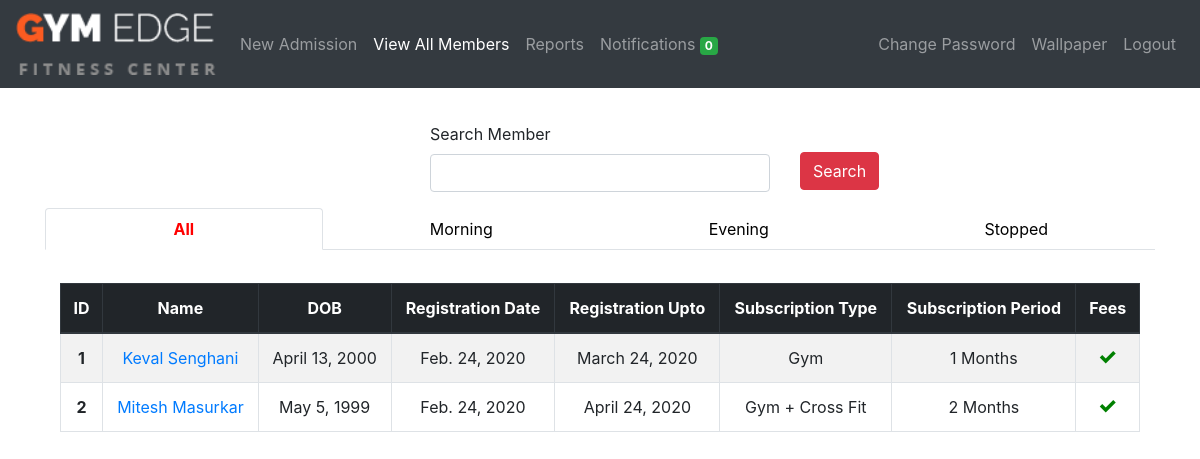
Page /members/view/ (signed in) on the committed database.
### members/models.py (models this page shows, shortened)
class Member(models.Model):
    member_id = models.AutoField(primary_key=True)
    first_name = models.CharField(('First Name'), max_length=50)
    last_name = models.CharField(('Last Name'), max_length=50)
    mobile_number = models.CharField(('Mobile Number'), max_length=10, unique=True)
    email = models.EmailField(null=True, blank=True)
    address = models.CharField(max_length=300, blank=True)
    medical_history = models.CharField(('Medical History'), max_length=300, blank=True, default='None')
    admitted_on = models.DateField(auto_now_add=True)
    registration_date = models.DateField(('Registration Date'), default='dd/mm/yyyy')
    registration_upto = models.DateField()
    dob = models.DateField(default='dd/mm/yyyy')
    subscription_type  = models.CharField(
                                ('Subscription Type'),
                                max_length=30,
                                choices=SUBSCRIPTION_TYPE_CHOICES,
                                default=SUBSCRIPTION_TYPE_CHOICES[0][0]
                            )
    subscription_period = models.CharField(
                                ('Subscription Period'),
                                max_length=30,
                                choices=SUBSCRIPTION_PERIOD_CHOICES,
                                default=SUBSCRIPTION_PERIOD_CHOICES[0][0]
                            )
    amount = models.CharField(max_length=30)
    fee_status = models.CharField(
                                ('Fee Status'),
                                max_length=30,
                                choices=FEE_STATUS,
                                default=FEE_STATUS[0][0]
                            )
    batch = models.CharField(
                                max_length=30,
                                choices=BATCH,
                                default=BATCH[0][0]
                            )
    photo = models.FileField(upload_to='photos/', blank=True)
    notification = models.IntegerField(default=2, blank=True)
    stop = models.IntegerField(('Status'), choices=STATUS, default=STATUS[0][0], blank=True)

### members/views.py (the view)
# urls.py: path('view/', login_required(views.view_member), name='view_member'),
def view_member(request):
    view_all = Member.objects.filter(stop=0).order_by('first_name')
    paginator = Paginator(view_all, 100)
    try:
        page = request.GET.get('page', 1)
        view_all = paginator.page(page)
    except PageNotAnInteger:
        view_all = paginator.page(1)
    except EmptyPage:
        view_all = paginator.page(paginator.num_pages)
    search_form = SearchForm()
    evening = Member.objects.filter(batch='evening', stop=0).order_by('first_name')
    morning = Member.objects.filter(batch='morning', stop=0).order_by('first_name')
    stopped = Member.objects.filter(stop=1).order_by('first_name')
    context = {
        'all': view_all,
        'morning': morning,
        'evening': evening,
        'stopped': stopped,
        'search_form': search_form,
        'subs_end_today_count': get_notification_count(),
    }
    return render(request, 'view_member.html', context)

### members/models.py (shortened to what this page needs)
class SearchForm(forms.Form):
    search = forms.CharField(label='Search Member', max_length=100, required=False)

### members/templatetags/tags.py (called while the page is built)
@register.filter(name='add_css')
def add_css(field, css):
    return field.as_widget(attrs={"class": css})

### notifications/config.py (called while the page is built)
def get_notification_count():
    NOTIF_COUNT = Member.objects.filter(
        registration_upto__gte=datetime.datetime.now(),
        registration_upto__lte=datetime.date.today() + datetime.timedelta(days=1),
        notification=1).exclude(stop=1)
    PENDING_COUNT = Member.objects.filter(fee_status='pending', notification=1).exclude(stop=1)
    return (NOTIF_COUNT | PENDING_COUNT).distinct().count()

### members/templates/view_member.html (shortened to what this page needs)
{% extends 'base.html' %}
{% load tags %}
{% load staticfiles %}
{% block content %}
<div class="container" style="margin-top: 3%">
    <form method="POST" action="{% url 'search_member' %}">
        <div class="row">
            <div class="form-group col"></div>
            <div class="form-group col">
                <label for="search">{{ search_form.search.label }}</label>
                {{ search_form.search | add_css:"form-control" }}
            </div>
            <div class="{% if not result %} col {% endif %}">
              <button type="submit" id="submit" class="btn btn-danger" style="margin-top: 30px;">Search</button>
            </div>
        </div>
    </form>
</div>
{% if result %}
  <div class="container" style="margin-top: 3%">
      <table class="table table-striped table-bordered">
        <thead class="text-center thead-dark">
          <tr>
            <th scope="col">ID</th>
            <th scope="col">Name</th>
            <th scope="col">DOB</th>
            <th scope="col">Registration Date</th>
            <th scope="col">Registration Upto</th>
            <th scope="col">Subscription Type</th>
            <th scope="col">Subscription Period</th>
            <th scope="col">Fees</th>
            <th scope="col">Delete User</th>
          </tr>
        </thead>
        <tbody class="text-center">
          {% for member in result %}
            <tr>
              <th scope="row">{{ forloop.counter }}</th>
              <td><a href="/members/update/{{ member.member_id }}">{{ member.first_name }} {{ member.last_name }}</a></td>
              <td>{{ member.dob }}</td>
              <td>{{ member.registration_date }}</td>
              <td>{{ member.registration_upto }}</td>
              <td>{{ member.get_subscription_type_display }}</td>
              <td>{{ member.subscription_period }} Months</td>
              <td>
                  {% if member.fee_status == 'paid' %}
                  <span class="icon-checkmark" style="color: green"></span>
                  {% else %}
                  <span class="icon-cross" style="color: red"></span>
                  {% endif %}
              </td>
              <td><a href="/members/delete/{{ member.member_id }}/"><button class="btn btn-danger" onclick="return confirm('Are you sure you want to delete this? This will permanently delete the record!')">Delete</button></a></td>
            </tr>
          {% endfor %}
          </tbody>
      </table>
  </div>
{% else %}
  <ul class="nav nav-tabs nav-justified" id="myTab" role="tablist">
    <li class="nav-item">
      <a class="nav-link active" id="home-tab" data-toggle="tab" href="#all" role="tab" aria-controls="home" aria-selected="true">All</a>
    </li>
    <li class="nav-item">
      <a class="nav-link" id="home-tab" data-toggle="tab" href="#morning" role="tab" aria-controls="home" aria-selected="true">Morning</a>
    </li>
    <li class="nav-item">
      <a class="nav-link" id="profile-tab" data-toggle="tab" href="#evening" role="tab" aria-controls="profile" aria-selected="false">Evening</a>
    </li>
    <li class="nav-item">
      <a class="nav-link" id="profile-tab" data-toggle="tab" href="#stopped" role="tab" aria-controls="stopped" aria-selected="false">Stopped</a>
    </li>
  </ul>
  <div class="tab-content" id="myTabContent">
    <div class="tab-pane fade show active" id="all" role="tabpanel" aria-labelledby="home-tab">
      <div class="container" style="margin-top: 3%">
          <table class="table table-striped table-bordered">
            <thead class="text-center thead-dark">
              <tr>
                <th scope="col">ID</th>
                <th scope="col">Name</th>
                <th scope="col">DOB</th>
                <th scope="col">Registration Date</th>
                <th scope="col">Registration Upto</th>
                <th scope="col">Subscription Type</th>
                <th scope="col">Subscription Period</th>
                <th scope="col">Fees</th>
              </tr>
            </thead>
            <tbody class="text-center">
              {% for member in all %}
                <tr>
                  <th scope="row">{{ all.start_index|add:forloop.counter0  }}</th>
                  <td><a href="/members/update/{{ member.member_id }}">{{ member.first_name }} {{ member.last_name }}</a></td>
                  <td>{{ member.dob }}</td>
                  <td>{{ member.registration_date }}</td>
                  <td>{{ member.registration_upto }}</td>
                  <td>{{ member.get_subscription_type_display }}</td>
                  <td>{{ member.subscription_period }} Months</td>
                  <td>
                      {% if member.fee_status == 'paid' %}
                      <span class="icon-checkmark" style="color: green"></span>
                      {% else %}
                      <span class="icon-cross" style="color: red"></span>
                      {% endif %}
                  </td>
                </tr>
              {% endfor %}
              </tbody>
          </table>
      </div>
    </div>
  </div>
{% endif %}
{% endblock %}

### templates/base.html (shortened to what this page needs)
<!doctype html>
{% load static %}
<html lang="en">
  <head>
    <link rel="stylesheet" href="{% static 'css/bootstrap.min.css' %}">
    <link rel="stylesheet" href="{% static 'css/style.css' %}">
  </head>
  <body>
    <nav class="navbar navbar-expand-lg navbar-dark bg-dark">
      <a class="navbar-brand" href="/"><img src="{% static 'images/logo-2.png' %}" class="img-fluid" style="width: 200px"></a>
      {% if request.user.username %}
      <div class="collapse navbar-collapse" id="navbarNav">
        <ul class="navbar-nav">
          <li class="nav-item {% if request.resolver_match.url_name == 'members' %} active {% endif %}">
            <a class="nav-link" href="{% url 'members'%}">New Admission<span class="sr-only">(current)</span></a>
          </li>
          <li class="nav-item  {% if request.resolver_match.url_name == 'view_member' %} active {% endif %}">
            <a class="nav-link" href="{% url 'view_member'%}">View All Members</a>
          </li>
          <li class="nav-item {% if request.resolver_match.url_name == 'reports' %} active {% endif %}">
            <a class="nav-link" href="{% url 'reports' %}">Reports</a>
          </li>
          <li class="nav-item  {% if request.resolver_match.url_name == 'notifications' %} active {% endif %}">
            <a class="nav-link" href="{% url 'notifications'%}">Notifications <span class="badge badge-success">{{ subs_end_today_count }}</span></a>
          </li>
        </ul>
        <ul class="navbar-nav ml-auto">
          <li class="nav-item {% if request.resolver_match.url_name == 'change_password' %} active {% endif %}">
              <a class="nav-link" href="{% url 'change_password'%}">Change Password</a>
          </li>
          <li class="nav-item  {% if request.resolver_match.url_name == 'set_wallpaper' %} active {% endif %}">
              <a class="nav-link" href="{% url 'set_wallpaper'%}">Wallpaper<span class="sr-only">(current)</span></a>
          </li>
          <li class="nav-item">
            <a class="nav-link" href="{% url 'logout'%}">Logout</a>
          </li>
        </ul>
        {% endif %}
      </div>
    </nav>
    <div class="container">
        {% block content %}
        {% endblock %}
    </div>
  </body>
</html>

### static/css/style.css (style rules this page uses)
[class^="icon-"], [class*=" icon-"] { font-family: 'icomoon' !important; speak: none; font-style: normal; font-weight: normal; font-variant: normal; text-transform: none; line-height: 1; -webkit-font-smoothing: antialiased; -moz-osx-font-smoothing: grayscale; }
.icon-checkmark:before { content: "\ea10"; }
.nav-tabs .nav-item.show .nav-link, .nav-tabs .nav-link { color: black; }
.nav-tabs .nav-item.show .nav-link, .nav-tabs .nav-link.active { color: red; font-weight: bold; }

### rows in the picture
Member: start_index|add "1", first_name "Keval", last_name "Senghani", dob "April 13, 2000", registration_date "Feb. 24, 2020", registration_upto "March 24, 2020", subscription_type "Gym", subscription_period "1", fee_status "paid" (drawn)
Member: start_index|add "2", first_name "Mitesh", last_name "Masurkar", dob "May 5, 1999", registration_date "Feb. 24, 2020", registration_upto "April 24, 2020", subscription_type "Gym + Cross Fit", subscription_period "2", fee_status "paid" (drawn)

### other values in the picture
{{ subs_end_today_count }} "0"
{{ search_form.search.label }} "Search Member"
